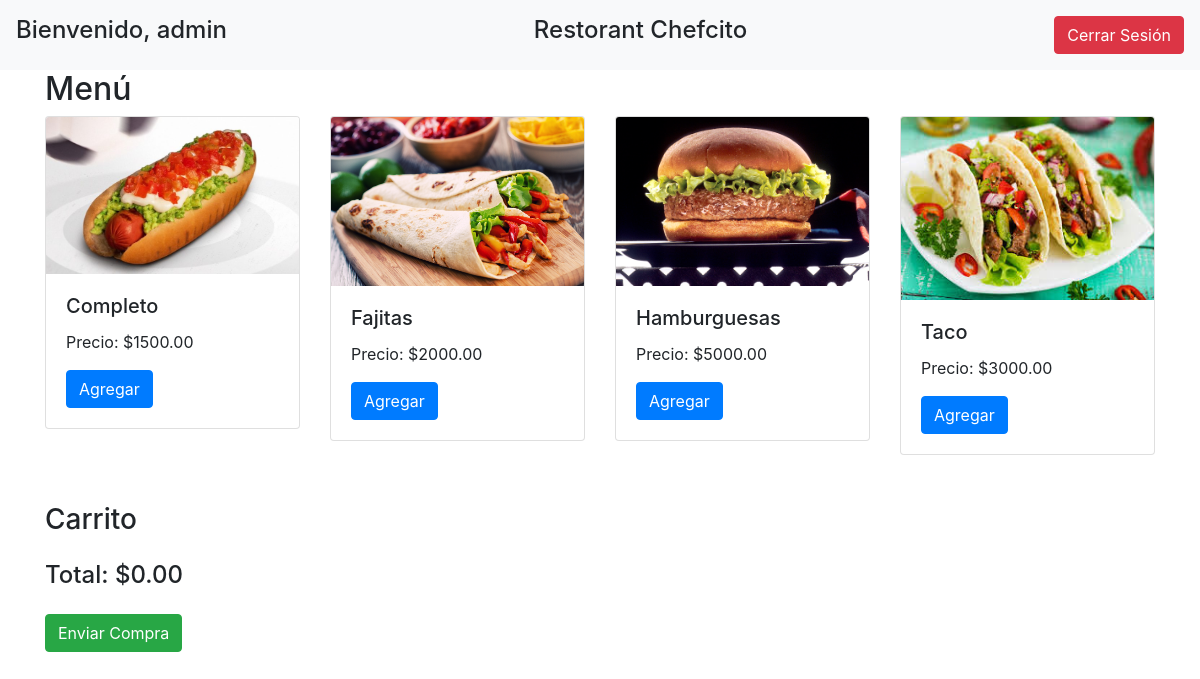
Page / (signed in) on the committed database.
### main/models.py (models this page shows, shortened)
class CustomUser(AbstractUser):
    pass

class Product(models.Model):
    name = models.CharField(max_length=100)
    price = models.DecimalField(max_digits=10, decimal_places=2)
    photo = models.ImageField(upload_to='product_photos/', blank=True, null=True)

### main/views.py (the view)
# urls.py: path('', views.home, name='home'),
@login_required
def home(request):
    products = Product.objects.all()
    return render(request, 'home.html', {'products': products})

### main/templates/home.html (shortened to what this page needs)
{% load static %}
<!DOCTYPE html>
<html lang="es">
<head>
    <link rel="stylesheet" href="https://maxcdn.bootstrapcdn.com/bootstrap/4.5.2/css/bootstrap.min.css">
    <link rel="stylesheet" href="{% static 'main/css/style.css' %}">
</head>
<body>
    <div class="container-fluid bg-light p-3">
        <div class="d-flex justify-content-between">
            <div>
                <h4>Bienvenido, {{ user.username }}</h4>
            </div>
            <div>
                <h4>Restorant Chefcito</h4>
            </div>
            <div>
                <form method="post" action="{% url 'logout' %}">
                    <button type="submit" class="btn btn-danger">Cerrar Sesión</button>
                </form>
            </div>
        </div>
    </div>
    <div class="container">
        <h2>Menú</h2>
        <div class="row">
            {% for product in products %}
            <div class="col-md-3">
                <div class="card">
                    <img src="{% if product.photo %}{{ product.photo.url }}{% else %}{% static 'images/default.jpg' %}{% endif %}" class="card-img-top" alt="{{ product.name }}">
                    <div class="card-body">
                        <h5 class="card-title">{{ product.name }}</h5>
                        <p class="card-text">Precio: ${{ product.price }}</p>
                        <button class="btn btn-primary add-to-cart" data-id="{{ product.id }}" data-name="{{ product.name }}" data-price="{{ product.price }}">Agregar</button>
                    </div>
                </div>
            </div>
            {% endfor %}
        </div>
        <h3 class="mt-5">Carrito</h3>
        <div class="mt-3">
            <h4>Total: $<span id="totalPrice">0.00</span></h4>
        </div>
        <button type="button" class="btn btn-success mt-3" data-toggle="modal" data-target="#purchaseModal">
            Enviar Compra
        </button>
    </div>
</body>
</html>

### main/static/main/css/style.css (style rules this page uses)
.btn-danger { background-color: #dc3545; border-color: #dc3545; color: white; }

### rows in the picture
CustomUser: username "admin"
Product: photo (picture), name "Completo", price "1500.00"
Product: photo (picture), name "Fajitas", price "2000.00"
Product: photo (picture), name "Hamburguesas", price "5000.00"
Product: photo (picture), name "Taco", price "3000.00"
